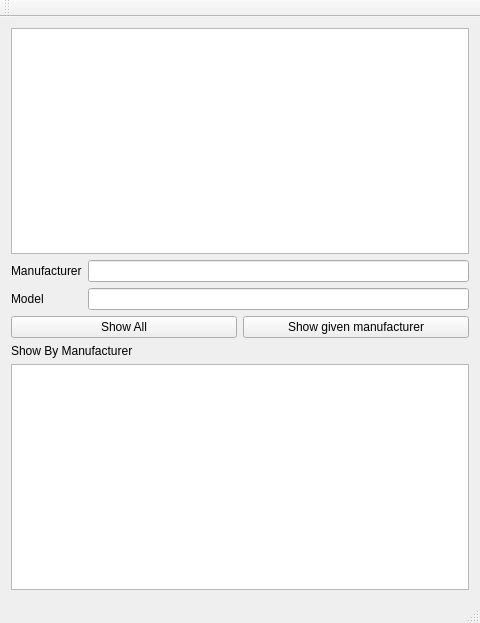
<?xml version="1.0" encoding="UTF-8"?>
<ui version="4.0">
 <class>MockTestQTClass</class>
 <widget class="QMainWindow" name="MockTestQTClass">
  <property name="geometry">
   <rect>
    <x>0</x>
    <y>0</y>
    <width>480</width>
    <height>623</height>
   </rect>
  </property>
  <property name="windowTitle">
   <string>MockTestQT</string>
  </property>
  <widget class="QWidget" name="centralWidget">
   <layout class="QVBoxLayout" name="verticalLayout">
    <item>
     <widget class="QListWidget" name="DisplayManufacturerModel"/>
    </item>
    <item>
     <layout class="QFormLayout" name="formLayout">
      <item row="0" column="0">
       <widget class="QLabel" name="Manufacturer">
        <property name="text">
         <string>Manufacturer</string>
        </property>
       </widget>
      </item>
      <item row="0" column="1">
       <widget class="QLineEdit" name="ManufacturerLine">
        <property name="text">
         <string/>
        </property>
       </widget>
      </item>
      <item row="1" column="0">
       <widget class="QLabel" name="Model">
        <property name="text">
         <string>Model</string>
        </property>
       </widget>
      </item>
      <item row="1" column="1">
       <widget class="QLineEdit" name="ModelLine"/>
      </item>
     </layout>
    </item>
    <item>
     <layout class="QHBoxLayout" name="horizontalLayout">
      <item>
       <widget class="QPushButton" name="showAllButton">
        <property name="text">
         <string>Show All</string>
        </property>
       </widget>
      </item>
      <item>
       <widget class="QPushButton" name="givenManufacturereButton">
        <property name="text">
         <string>Show given manufacturer</string>
        </property>
       </widget>
      </item>
     </layout>
    </item>
    <item>
     <widget class="QLabel" name="label">
      <property name="text">
       <string>Show By Manufacturer</string>
      </property>
     </widget>
    </item>
    <item>
     <widget class="QListWidget" name="manufacturerList"/>
    </item>
   </layout>
  </widget>
  <widget class="QMenuBar" name="menuBar">
   <property name="geometry">
    <rect>
     <x>0</x>
     <y>0</y>
     <width>480</width>
     <height>22</height>
    </rect>
   </property>
  </widget>
  <widget class="QToolBar" name="mainToolBar">
   <attribute name="toolBarArea">
    <enum>TopToolBarArea</enum>
   </attribute>
   <attribute name="toolBarBreak">
    <bool>false</bool>
   </attribute>
  </widget>
  <widget class="QStatusBar" name="statusBar"/>
 </widget>
 <layoutdefault spacing="6" margin="11"/>
 <resources>
  <include location="MockTestQT.qrc"/>
 </resources>
 <connections>
  <connection>
   <sender>givenManufacturereButton</sender>
   <signal>clicked()</signal>
   <receiver>MockTestQTClass</receiver>
   <slot>showSortedSlot()</slot>
   <hints>
    <hint type="sourcelabel">
     <x>245</x>
     <y>343</y>
    </hint>
    <hint type="destinationlabel">
     <x>237</x>
     <y>362</y>
    </hint>
   </hints>
  </connection>
 </connections>
 <slots>
  <slot>showSortedSlot()</slot>
 </slots>
</ui>
